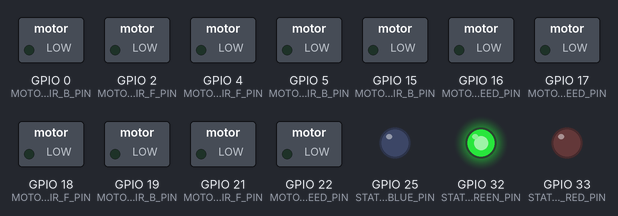
Simulated run of this program. Board: ESP32. On the bench: switched loads named in the program (green lamp = pin HIGH), output pins drawn as LEDs (lit = HIGH). WiFi joins after 1.5 s; servers stay silent unless stated; what the program prints to the serial monitor is not drawn.

Above: at 2.1 s.
At 3.1 s:
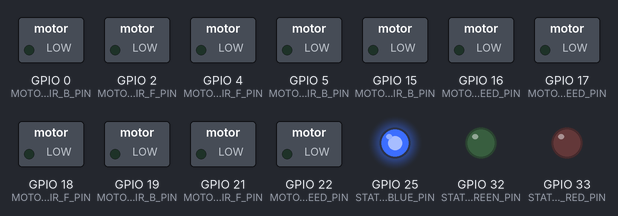
At 4.1 s:
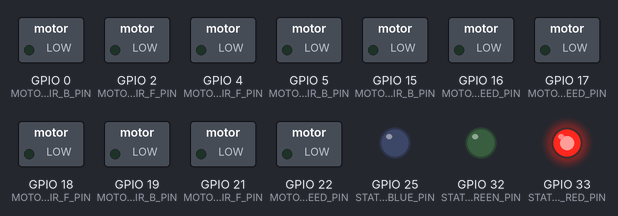
At 5.1 s:
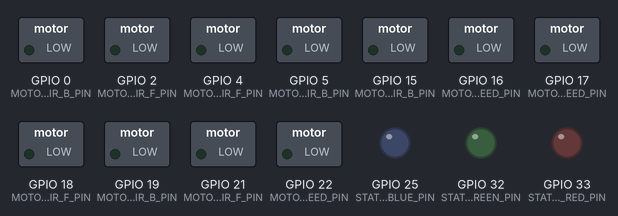
Timing chart, 0 to 6.6 s (numbered marks = the images above):
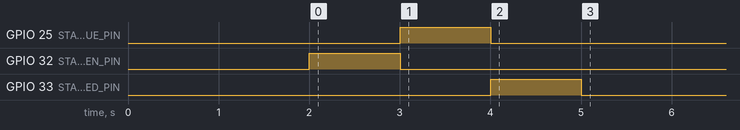

The program:

main.cpp
```cpp
#include <Arduino.h>
#include <WiFi.h>
#include "motors.h"
#include "server.h"
#include "status.h"

const char* ssid = "SSID";
const char* password = "PASSWORD";
HomeServer server;

void setup() {
  Motors.setup();
  Status.setup();
  WiFi.mode(WIFI_STA);
  WiFi.begin(ssid, password);
  Serial.print("Connecting to WiFi ..");
  while (WiFi.status() != WL_CONNECTED) {
    Serial.print('.');
    delay(1000);
  }
  Serial.begin(115200);
  while(!Serial){
    delay(100);
  }
  server.setup();
  Serial.println("Ready");
  Status.setOff();
  Status.setOnGreen();
  delay(1000);
  Status.setOffGreen();
  Status.setOnBlue();
  delay(1000);
  Status.setOffBlue();
  Status.setOnRed();
  delay(1000);
  Status.setOffRed();
}

void loop() {
  Status.loop();
  server.loop();
}
```

motors.cpp
```cpp
#include "motors.h"

void MotorsClass::setup() {
  pinMode(MOTOR_FR_DIR_B_PIN, OUTPUT);
  pinMode(MOTOR_FR_DIR_F_PIN, OUTPUT);
  pinMode(MOTOR_FR_SPEED_PIN, OUTPUT);
  pinMode(MOTOR_FL_DIR_B_PIN, OUTPUT);
  pinMode(MOTOR_FL_DIR_F_PIN, OUTPUT);
  pinMode(MOTOR_FL_SPEED_PIN, OUTPUT);
  pinMode(MOTOR_BR_DIR_B_PIN, OUTPUT);
  pinMode(MOTOR_BR_DIR_F_PIN, OUTPUT);
  pinMode(MOTOR_BR_SPEED_PIN, OUTPUT);
  pinMode(MOTOR_BL_DIR_B_PIN, OUTPUT);
  pinMode(MOTOR_BL_DIR_F_PIN, OUTPUT);
  pinMode(MOTOR_BL_SPEED_PIN, OUTPUT);
  setSpeeds(0,0,0,0);
}

void MotorsClass::setSpeeds(int16_t fr, int16_t fl, int16_t br, int16_t bl){
  setMotorSpeed(MOTOR_FR, fr);
  setMotorSpeed(MOTOR_FL, fl);
  setMotorSpeed(MOTOR_BR, br);
  setMotorSpeed(MOTOR_BL, bl);
}

void MotorsClass::setMotorSpeed(uint8_t motor, int16_t speed){
  uint8_t dirF = speed > 0 ? 1 : 0;
  uint8_t dirB = speed < 0 ? 1 : 0;
  uint8_t s = abs(speed);
  switch(motor){
    case MOTOR_FR:
      digitalWrite(MOTOR_FR_DIR_F_PIN, dirF);
      digitalWrite(MOTOR_FR_DIR_B_PIN, dirB);
      analogWrite(MOTOR_FR_SPEED_PIN, s);
      break;
    case MOTOR_FL:
      digitalWrite(MOTOR_FL_DIR_F_PIN, dirF);
      digitalWrite(MOTOR_FL_DIR_B_PIN, dirB);
      analogWrite(MOTOR_FL_SPEED_PIN, s);
      break;
    case MOTOR_BR:
      digitalWrite(MOTOR_BR_DIR_F_PIN, dirF);
      digitalWrite(MOTOR_BR_DIR_B_PIN, dirB);
      analogWrite(MOTOR_BR_SPEED_PIN, s);
      break;
    case MOTOR_BL:
      digitalWrite(MOTOR_BL_DIR_F_PIN, dirF);
      digitalWrite(MOTOR_BL_DIR_B_PIN, dirB);
      analogWrite(MOTOR_BL_SPEED_PIN, s);
      break;
    default:
      break;
  }
}

MotorsClass Motors;
```

motors.h
```cpp
#pragma once
#include <Arduino.h>

#define MOTOR_FR 0
#define MOTOR_FL 1
#define MOTOR_BR 2
#define MOTOR_BL 4

#define MOTOR_FR_DIR_F_PIN 21
#define MOTOR_FR_DIR_B_PIN 19

#define MOTOR_FL_DIR_F_PIN 18
#define MOTOR_FL_DIR_B_PIN 5

#define MOTOR_BR_DIR_F_PIN 4
#define MOTOR_BR_DIR_B_PIN 0

#define MOTOR_BL_DIR_F_PIN 2
#define MOTOR_BL_DIR_B_PIN 15

#define MOTOR_FR_SPEED_PIN 23
#define MOTOR_FL_SPEED_PIN 22
#define MOTOR_BR_SPEED_PIN 17
#define MOTOR_BL_SPEED_PIN 16

class MotorsClass {
public:
    void setMotorSpeed(uint8_t motor, int16_t speed);
    void setSpeeds(int16_t fr, int16_t fl, int16_t br, int16_t bl);
    void setup();
};

extern MotorsClass Motors;
```

server.cpp
```cpp
#include "server.h"
#include "status.h"
#include "motors.h"


HomeServer::HomeServer():
  server(80) {}

void HomeServer::setup() {
  Serial.print("Connecting to ");
  Serial.println(WiFi.localIP());
  Udp.begin(4000);
  server.on("/ping", HTTP_GET, std::bind(&HomeServer::handlePing, this, std::placeholders::_1));
  server.on("/speed", HTTP_POST, std::bind(&HomeServer::handleSpeeds, this, std::placeholders::_1));
  server.on("/update", HTTP_POST, std::bind(&HomeServer::handleOTA, this, std::placeholders::_1));
  server.begin();
  Status.setOnBlue();
}

void HomeServer::loop() {
  if(!update.isEmpty()){
    performOTAUpdate(update);
  }
  handleUDP();
}

void HomeServer::handleUDP() {
  int packetSize = Udp.parsePacket();
  if (packetSize)
    {
    int len = Udp.read(incomingPacket, 255);
    if (len > 0)
    {
      incomingPacket[len] = 0;
      handleJSONSpeeds(incomingPacket);
    }
  }
}

void HomeServer::handleJSONSpeeds(char * data) {
  DynamicJsonDocument json(255);
  deserializeJson(json, data);
  int fr = json["fr"].as<int>();
  int fl = json["fl"].as<int>();
  int br = json["br"].as<int>();
  int bl = json["bl"].as<int>();
  Motors.setSpeeds(fr, fl, br, bl);
}

void HomeServer::handleSpeeds(AsyncWebServerRequest* request) {
  if (request->hasParam("fr", true) && request->hasParam("fl", true) && request->hasParam("br", true) && request->hasParam("bl", true)) {
    int fr = request->getParam("fr", true)->value().toInt();
    int fl = request->getParam("fl", true)->value().toInt();
    int br = request->getParam("br", true)->value().toInt();
    int bl = request->getParam("bl", true)->value().toInt();
    Motors.setSpeeds(fr, fl, br, bl);
    Status.setOnGreen();
    delay(1000);
    Status.setOffGreen();
    DynamicJsonDocument jsonDoc(256);
    jsonDoc["status"] = "ok";
    sendJSON(request, 200, jsonDoc);
  } else {
    sendError(request, 400, "Missing parameters");
  }
}

void HomeServer::performOTAUpdate(String url) {
  Status.setOnRed();
  HTTPClient httpClient;
  httpClient.begin(url);

  Serial.print("Downloading OTA update from ");
  Serial.println(url);

  int httpCode = httpClient.GET();
  if (httpCode == HTTP_CODE_OK) {
    Status.setBlinkGreen();
    Update.begin(httpClient.getSize());
    Update.writeStream(httpClient.getStream());
    if (Update.end()) {
      Serial.println("OTA update successful");
    } else {
      Serial.println("OTA update failed");
    }
  } else {
    Serial.println("Unable to download OTA update");
  }
  httpClient.end();
  ESP.restart();
}

void HomeServer::sendJSON(AsyncWebServerRequest* request, const int code, DynamicJsonDocument & jsonDoc) {
  String payload;
  serializeJson(jsonDoc, payload);
  request->send(code, "application/json", payload);
}

void HomeServer::sendError(AsyncWebServerRequest* request, const int code = 500, const char * msg = "") {
  DynamicJsonDocument jsonDoc(256);
  jsonDoc["status"] = "error";
  jsonDoc["message"] = msg;
  sendJSON(request, code, jsonDoc);
}

void HomeServer::handleOTA(AsyncWebServerRequest* request) {
  Status.setBlinkRed();
  Serial.println("update!!");
  DynamicJsonDocument jsonDoc(256);
  jsonDoc["status"] = "dispatched";
  sendJSON(request, 200, jsonDoc);
  if (request->hasParam("url", true)) {
    update = request->getParam("url", true)->value();
    Serial.println(update);
  }
}

void HomeServer::handlePing(AsyncWebServerRequest* request) {
  DynamicJsonDocument jsonDoc(256);
  jsonDoc["status"] = "ok";
  jsonDoc["v"] = "3";
  sendJSON(request, 200, jsonDoc);
}
```

server.h
```cpp
#pragma once
#include <WiFi.h>
#include <WiFiUdp.h>
#include <Wire.h>
#include <stdlib.h>
#include <HTTPClient.h>
#include <Update.h>
#include <ESPAsyncWebServer.h>
#include <ArduinoJson.h>
#include <WiFiUdp.h>

#define SEALEVELPRESSURE_HPA (1013.25)
#define I2C_SDA 0
#define I2C_SCL 1
#define PIXELS_PORT1 20
#define PIXELS_PORT2 21

class HomeServer {
    String update;
    AsyncWebServer server;
    WiFiUDP Udp;
    char incomingPacket[255];
public:
    HomeServer();
    void setup();
    void loop();
private:
    void handleSpeeds(AsyncWebServerRequest* request);
    void performOTAUpdate(String url);
    void handleOTA(AsyncWebServerRequest* request);
    void handlePing(AsyncWebServerRequest* request);
    void handleUDP();
    void handleJSONSpeeds(char * data);
    void sendJSON(AsyncWebServerRequest* request, const int code, DynamicJsonDocument & jsonDoc);
    void sendError(AsyncWebServerRequest* request, const int code, const char * msg);
};
```

status.cpp
```cpp
#include "status.h"

    void StatusClass::setup(){
        lastBlink = 0;
        blinkRed = false;
        blinkGreen = false;
        blinkBlue = false;
        pinMode(STATUS_LED_RED_PIN, OUTPUT);
        pinMode(STATUS_LED_BLUE_PIN, OUTPUT);
        pinMode(STATUS_LED_GREEN_PIN, OUTPUT);
    }
    void StatusClass::loop(){
        if(millis() - lastBlink > 500){
            lastBlink = millis();
            if(blinkRed){
                digitalWrite(STATUS_LED_RED_PIN, !digitalRead(STATUS_LED_RED_PIN));
            }
            if(blinkGreen){
                digitalWrite(STATUS_LED_GREEN_PIN, !digitalRead(STATUS_LED_GREEN_PIN));
            }
            if(blinkBlue){
                digitalWrite(STATUS_LED_BLUE_PIN, !digitalRead(STATUS_LED_BLUE_PIN));
            }
        }
    }
    void StatusClass::setOnGreen(){
        digitalWrite(STATUS_LED_GREEN_PIN, HIGH);
        blinkGreen = false;
    }
    void StatusClass::setOnRed(){
        digitalWrite(STATUS_LED_RED_PIN, HIGH);
        blinkRed = false;
    }
    void StatusClass::setOnBlue(){
        digitalWrite(STATUS_LED_BLUE_PIN, HIGH);
        blinkBlue = false;
    }
    void StatusClass::setBlinkGreen(){
        digitalWrite(STATUS_LED_GREEN_PIN, HIGH);
        blinkGreen = true;
    }
    void StatusClass::setBlinkRed(){
        digitalWrite(STATUS_LED_RED_PIN, HIGH);
        blinkRed = true;
    }
    void StatusClass::setBlinkBlue(){
        digitalWrite(STATUS_LED_BLUE_PIN, HIGH);
        blinkBlue = true;
    }
    void StatusClass::setOffGreen(){
        digitalWrite(STATUS_LED_GREEN_PIN, LOW);
        blinkGreen = false;
    }
    void StatusClass::setOffRed(){
        digitalWrite(STATUS_LED_RED_PIN, LOW);
        blinkRed = false;
    }
    void StatusClass::setOffBlue(){
        digitalWrite(STATUS_LED_BLUE_PIN, LOW);
        blinkBlue = false;
    }
    void StatusClass::setOff(){
        setOffGreen();
        setOffRed();
        setOffBlue();
    }

StatusClass Status;
```

status.h
```cpp
#pragma once
#include <Arduino.h>

#define STATUS_LED_RED_PIN 33
#define STATUS_LED_BLUE_PIN 25
#define STATUS_LED_GREEN_PIN 32

class StatusClass {
    int lastBlink;
    bool blinkRed;
    bool blinkGreen;
    bool blinkBlue;
public:
    void setup();
    void loop();
    void setOnGreen();
    void setOnRed();
    void setOnBlue();
    void setBlinkGreen();
    void setBlinkRed();
    void setBlinkBlue();
    void setOffGreen();
    void setOffRed();
    void setOffBlue();
    void setOff();
};

extern StatusClass Status;
```
